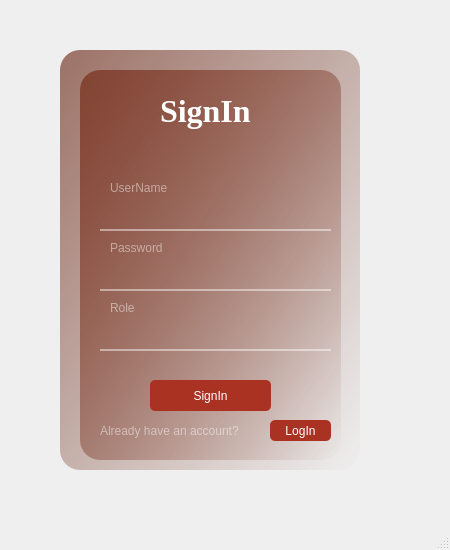
<?xml version="1.0" encoding="UTF-8"?>
<ui version="4.0">
 <class>MainWindow</class>
 <widget class="QMainWindow" name="MainWindow">
  <property name="geometry">
   <rect>
    <x>0</x>
    <y>0</y>
    <width>450</width>
    <height>550</height>
   </rect>
  </property>
  <property name="windowTitle">
   <string>MainWindow</string>
  </property>
  <widget class="QWidget" name="centralwidget">
   <widget class="QWidget" name="widget" native="true">
    <property name="geometry">
     <rect>
      <x>30</x>
      <y>20</y>
      <width>370</width>
      <height>480</height>
     </rect>
    </property>
    <widget class="QLabel" name="label">
     <property name="geometry">
      <rect>
       <x>30</x>
       <y>30</y>
       <width>300</width>
       <height>420</height>
      </rect>
     </property>
     <property name="styleSheet">
      <string notr="true">background-image: url(:/images/1234.jpg);
border-radius: 20px;</string>
     </property>
     <property name="text">
      <string/>
     </property>
    </widget>
    <widget class="QLabel" name="label_2">
     <property name="geometry">
      <rect>
       <x>30</x>
       <y>30</y>
       <width>300</width>
       <height>420</height>
      </rect>
     </property>
     <property name="styleSheet">
      <string notr="true">background-color: qlineargradient(spread:pad, x1:0, y1:0, x2:1, y2:1, stop:0 rgba(151, 106, 94, 241), stop:1 rgba(255, 255, 255, 0));
border-radius: 20px;</string>
     </property>
     <property name="text">
      <string/>
     </property>
    </widget>
    <widget class="QLabel" name="label_3">
     <property name="geometry">
      <rect>
       <x>50</x>
       <y>50</y>
       <width>261</width>
       <height>390</height>
      </rect>
     </property>
     <property name="styleSheet">
      <string notr="true">background-color: qlineargradient(spread:pad, x1:0, y1:0, x2:1, y2:1, stop:0 rgba(129, 64, 47, 241), stop:1 rgba(255, 255, 255, 0));
border-radius:20px;</string>
     </property>
     <property name="text">
      <string/>
     </property>
    </widget>
    <widget class="QLabel" name="label_4">
     <property name="geometry">
      <rect>
       <x>130</x>
       <y>70</y>
       <width>91</width>
       <height>41</height>
      </rect>
     </property>
     <property name="font">
      <font>
       <family>Times New Roman</family>
       <pointsize>24</pointsize>
       <weight>75</weight>
       <bold>true</bold>
      </font>
     </property>
     <property name="styleSheet">
      <string notr="true">color: rgb(255, 255, 255);</string>
     </property>
     <property name="text">
      <string>SignIn</string>
     </property>
    </widget>
    <widget class="QPlainTextEdit" name="plainTextEdit">
     <property name="geometry">
      <rect>
       <x>70</x>
       <y>170</y>
       <width>231</width>
       <height>41</height>
      </rect>
     </property>
     <property name="styleSheet">
      <string notr="true">background-color: rgba(0,0,0,0);
border:none;
border-bottom:2px solid rgba(255,255,255,118);
color:rgba(255,255,255,230);
padding-bottom:5px</string>
     </property>
     <property name="plainText">
      <string/>
     </property>
    </widget>
    <widget class="QLabel" name="label_5">
     <property name="geometry">
      <rect>
       <x>80</x>
       <y>160</y>
       <width>71</width>
       <height>16</height>
      </rect>
     </property>
     <property name="styleSheet">
      <string notr="true">color: rgba(255,255,255,118);
font: 12pt &quot;Times New Roman&quot;;</string>
     </property>
     <property name="text">
      <string>UserName</string>
     </property>
    </widget>
    <widget class="QLabel" name="label_6">
     <property name="geometry">
      <rect>
       <x>80</x>
       <y>220</y>
       <width>71</width>
       <height>16</height>
      </rect>
     </property>
     <property name="styleSheet">
      <string notr="true">color: rgba(255,255,255,118);
font: 12pt &quot;Times New Roman&quot;;</string>
     </property>
     <property name="text">
      <string>Password</string>
     </property>
    </widget>
    <widget class="QPlainTextEdit" name="plainTextEdit_2">
     <property name="geometry">
      <rect>
       <x>70</x>
       <y>230</y>
       <width>231</width>
       <height>41</height>
      </rect>
     </property>
     <property name="styleSheet">
      <string notr="true">background-color: rgba(0,0,0,0);
border:none;
border-bottom:2px solid rgba(255,255,255,118);
color:rgba(255,255,255,230);
padding-bottom:5px</string>
     </property>
     <property name="plainText">
      <string/>
     </property>
    </widget>
    <widget class="QLabel" name="label_7">
     <property name="geometry">
      <rect>
       <x>80</x>
       <y>280</y>
       <width>71</width>
       <height>16</height>
      </rect>
     </property>
     <property name="styleSheet">
      <string notr="true">color: rgba(255,255,255,118);
font: 12pt &quot;Times New Roman&quot;;</string>
     </property>
     <property name="text">
      <string>Role</string>
     </property>
    </widget>
    <widget class="QPlainTextEdit" name="plainTextEdit_3">
     <property name="geometry">
      <rect>
       <x>70</x>
       <y>290</y>
       <width>231</width>
       <height>41</height>
      </rect>
     </property>
     <property name="styleSheet">
      <string notr="true">background-color: rgba(0,0,0,0);
border:none;
border-bottom:2px solid rgba(255,255,255,118);
color:rgba(255,255,255,230);
padding-bottom:5px</string>
     </property>
     <property name="plainText">
      <string/>
     </property>
    </widget>
    <widget class="QPushButton" name="pushButton">
     <property name="geometry">
      <rect>
       <x>120</x>
       <y>360</y>
       <width>121</width>
       <height>31</height>
      </rect>
     </property>
     <property name="styleSheet">
      <string notr="true">border-radius:5px;
background-color: rgb(170, 50, 34);
color: rgb(255, 255, 255);
font: 12pt &quot;Times New Roman&quot;;</string>
     </property>
     <property name="text">
      <string>SignIn</string>
     </property>
    </widget>
    <widget class="QLabel" name="label_8">
     <property name="geometry">
      <rect>
       <x>70</x>
       <y>400</y>
       <width>161</width>
       <height>21</height>
      </rect>
     </property>
     <property name="styleSheet">
      <string notr="true">color: rgba(255,255,255,118);
font: 12pt &quot;Times New Roman&quot;;</string>
     </property>
     <property name="text">
      <string>Already have an account?</string>
     </property>
    </widget>
    <widget class="QPushButton" name="pushButton_3">
     <property name="geometry">
      <rect>
       <x>240</x>
       <y>400</y>
       <width>61</width>
       <height>21</height>
      </rect>
     </property>
     <property name="styleSheet">
      <string notr="true">border-radius:5px;
background-color: rgb(170, 50, 34);
color: rgb(255, 255, 255);
font: 12pt &quot;Times New Roman&quot;;</string>
     </property>
     <property name="text">
      <string>LogIn</string>
     </property>
    </widget>
   </widget>
  </widget>
  <widget class="QMenuBar" name="menubar">
   <property name="geometry">
    <rect>
     <x>0</x>
     <y>0</y>
     <width>450</width>
     <height>21</height>
    </rect>
   </property>
  </widget>
  <widget class="QStatusBar" name="statusbar"/>
 </widget>
 <resources>
  <include location="res.qrc"/>
 </resources>
 <connections/>
</ui>
